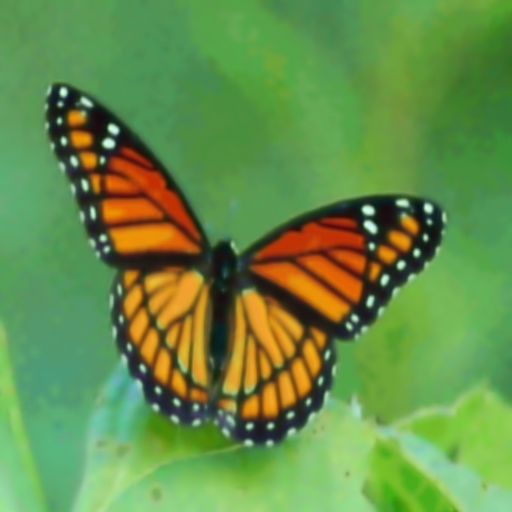
#> input picture data set/data 1/out 4/denoised.png, 512 x 512 px
$ python shap.py
#> lines starting #> are read from the running program, lines starting #| are printed output that depends on the picture
from PIL import Image
from PIL import ImageFilter

im = Image.open('denoised.png')
#> im is the input picture: PIL image 512x512 RGB; mean R, G, B 102.3, 143.3, 72.8
result = im.filter(ImageFilter.UnsharpMask)
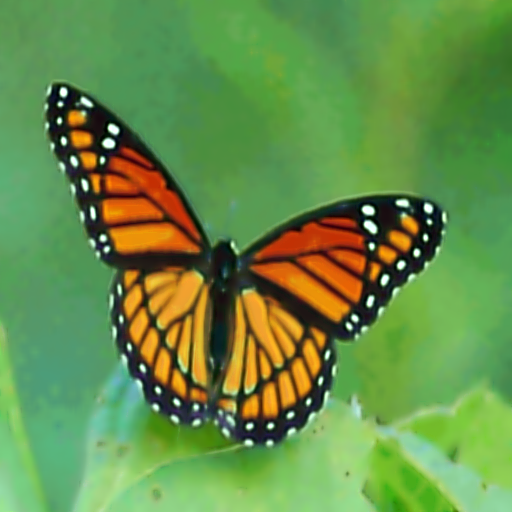
#> result: PIL image 512x512 RGB; mean R, G, B 102.3, 143.2, 72.9
result = result.filter(ImageFilter.UnsharpMask)
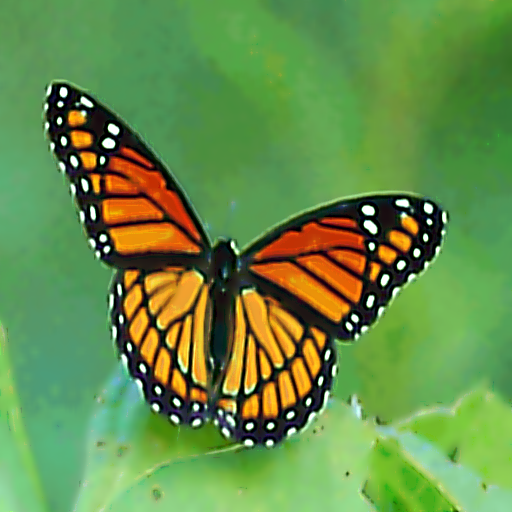
#> result: PIL image 512x512 RGB; mean R, G, B 102.2, 142.8, 72.8

result.save('abc 60.png')
